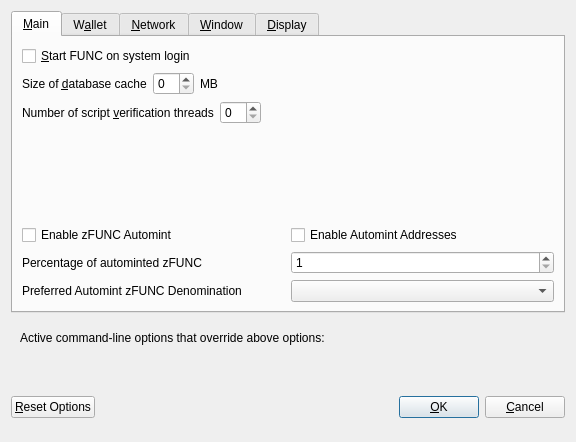
<?xml version="1.0" encoding="UTF-8"?>
<ui version="4.0">
 <class>OptionsDialog</class>
 <widget class="QDialog" name="OptionsDialog">
  <property name="geometry">
   <rect>
    <x>0</x>
    <y>0</y>
    <width>576</width>
    <height>442</height>
   </rect>
  </property>
  <property name="windowTitle">
   <string>Options</string>
  </property>
  <property name="modal">
   <bool>true</bool>
  </property>
  <layout class="QVBoxLayout" name="verticalLayout">
   <item>
    <widget class="QTabWidget" name="tabWidget">
     <property name="currentIndex">
      <number>0</number>
     </property>
     <widget class="QWidget" name="tabMain">
      <attribute name="title">
       <string>&amp;Main</string>
      </attribute>
      <layout class="QVBoxLayout" name="verticalLayout_Main">
       <item>
        <widget class="QCheckBox" name="bitcoinAtStartup">
         <property name="toolTip">
          <string>Automatically start FUNC after logging in to the system.</string>
         </property>
         <property name="text">
          <string>&amp;Start FUNC on system login</string>
         </property>
        </widget>
       </item>
       <item>
        <layout class="QHBoxLayout" name="horizontalLayout_2_Main">
         <item>
          <widget class="QLabel" name="databaseCacheLabel">
           <property name="text">
            <string>Size of &amp;database cache</string>
           </property>
           <property name="textFormat">
            <enum>Qt::PlainText</enum>
           </property>
           <property name="buddy">
            <cstring>databaseCache</cstring>
           </property>
          </widget>
         </item>
         <item>
          <widget class="QSpinBox" name="databaseCache"/>
         </item>
         <item>
          <widget class="QLabel" name="databaseCacheUnitLabel">
           <property name="text">
            <string>MB</string>
           </property>
           <property name="textFormat">
            <enum>Qt::PlainText</enum>
           </property>
          </widget>
         </item>
         <item>
          <spacer name="horizontalSpacer_2_Main">
           <property name="orientation">
            <enum>Qt::Horizontal</enum>
           </property>
           <property name="sizeHint" stdset="0">
            <size>
             <width>40</width>
             <height>20</height>
            </size>
           </property>
          </spacer>
         </item>
        </layout>
       </item>
       <item>
        <layout class="QHBoxLayout" name="horizontalLayout_3_Main">
         <item>
          <widget class="QLabel" name="threadsScriptVerifLabel">
           <property name="text">
            <string>Number of script &amp;verification threads</string>
           </property>
           <property name="textFormat">
            <enum>Qt::PlainText</enum>
           </property>
           <property name="buddy">
            <cstring>threadsScriptVerif</cstring>
           </property>
          </widget>
         </item>
         <item>
          <widget class="QSpinBox" name="threadsScriptVerif">
           <property name="toolTip">
            <string>(0 = auto, &lt;0 = leave that many cores free)</string>
           </property>
          </widget>
         </item>
         <item>
          <spacer name="horizontalSpacer_3_Main">
           <property name="orientation">
            <enum>Qt::Horizontal</enum>
           </property>
           <property name="sizeHint" stdset="0">
            <size>
             <width>40</width>
             <height>20</height>
            </size>
           </property>
          </spacer>
         </item>
        </layout>
       </item>
       <item>
        <spacer name="verticalSpacer_2">
         <property name="orientation">
          <enum>Qt::Vertical</enum>
         </property>
         <property name="sizeHint" stdset="0">
          <size>
           <width>20</width>
           <height>40</height>
          </size>
         </property>
        </spacer>
       </item>
       <item>
        <widget class="QWidget" name="verticalZfuncOptionsWidget" native="true">
         <layout class="QVBoxLayout" name="verticalZfuncOptionsLayout">
          <property name="margin">
           <number>0</number>
          </property>
          <item>
           <layout class="QHBoxLayout" name="horizontalAutomintingLayout">
            <item>
             <widget class="QCheckBox" name="checkBoxZeromintEnable">
              <property name="toolTip">
               <string>Enable automatic minting of FUNC units to zFUNC</string>
              </property>
              <property name="layoutDirection">
               <enum>Qt::LeftToRight</enum>
              </property>
              <property name="text">
               <string>Enable zFUNC Automint</string>
              </property>
             </widget>
            </item>
            <item>
             <widget class="QCheckBox" name="checkBoxZeromintAddresses">
              <property name="toolTip">
               <string>Enable automatic zFUNC minting from specific addresses</string>
              </property>
              <property name="layoutDirection">
               <enum>Qt::LeftToRight</enum>
              </property>
              <property name="text">
               <string>Enable Automint Addresses</string>
              </property>
             </widget>
            </item>
           </layout>
          </item>
          <item>
           <layout class="QHBoxLayout" name="horizontalZmintPercentageLayout">
            <item>
             <widget class="QLabel" name="percentage_label">
              <property name="toolTip">
               <string>Percentage of incoming FUNC which get automatically converted to zFUNC via Zerocoin Protocol (min: 10%)</string>
              </property>
              <property name="text">
               <string>Percentage of autominted zFUNC</string>
              </property>
             </widget>
            </item>
            <item>
             <widget class="QSpinBox" name="zeromintPercentage">
              <property name="minimum">
               <number>1</number>
              </property>
              <property name="maximum">
               <number>100</number>
              </property>
             </widget>
            </item>
           </layout>
          </item>
          <item>
           <layout class="QHBoxLayout" name="horizontalLayout" stretch="0,0">
            <property name="sizeConstraint">
             <enum>QLayout::SetFixedSize</enum>
            </property>
            <item>
             <widget class="QLabel" name="labelPreferredDenom">
              <property name="maximumSize">
               <size>
                <width>16777215</width>
                <height>16777215</height>
               </size>
              </property>
              <property name="toolTip">
               <string>Wait with automatic conversion to Zerocoin until enough FUNC for this denomination is available</string>
              </property>
              <property name="text">
               <string>Preferred Automint zFUNC Denomination</string>
              </property>
             </widget>
            </item>
            <item>
             <widget class="QComboBox" name="preferredDenom">
              <property name="maximumSize">
               <size>
                <width>16777215</width>
                <height>27</height>
               </size>
              </property>
              <property name="toolTip">
               <string>Wait with automatic conversion to Zerocoin until enough FUNC for this denomination is available</string>
              </property>
              <property name="maxVisibleItems">
               <number>9</number>
              </property>
              <property name="maxCount">
               <number>9</number>
              </property>
             </widget>
            </item>
           </layout>
          </item>
         </layout>
        </widget>
       </item>
      </layout>
     </widget>
     <widget class="QWidget" name="tabWallet">
      <attribute name="title">
       <string>W&amp;allet</string>
      </attribute>
      <layout class="QVBoxLayout" name="verticalLayout_Wallet">
       <item>
        <layout class="QHBoxLayout" name="horizontalLayout_2_Wallet">
         <item>
          <widget class="QLabel" name="labelStakeSplitThresholdText">
           <property name="text">
            <string>Stake split threshold:</string>
           </property>
          </widget>
         </item>
         <item>
          <widget class="QSpinBox" name="spinBoxStakeSplitThreshold">
           <property name="minimum">
            <number>1</number>
           </property>
           <property name="maximum">
            <number>999999</number>
           </property>
          </widget>
         </item>
        </layout>
       </item>
       <item>
        <widget class="QGroupBox" name="groupBox">
         <property name="title">
          <string>Expert</string>
         </property>
         <layout class="QVBoxLayout" name="verticalLayout_2">
          <item>
           <widget class="QCheckBox" name="coinControlFeatures">
            <property name="toolTip">
             <string>Whether to show coin control features or not.</string>
            </property>
            <property name="text">
             <string>Enable coin &amp;control features</string>
            </property>
           </widget>
          </item>
          <item>
           <widget class="QCheckBox" name="showMasternodesTab">
            <property name="toolTip">
             <string>Show additional tab listing all your masternodes in first sub-tab&lt;br/&gt;and all masternodes on the network in second sub-tab.</string>
            </property>
            <property name="text">
             <string>Show Masternodes Tab</string>
            </property>
           </widget>
          </item>
          <item>
           <widget class="QCheckBox" name="spendZeroConfChange">
            <property name="toolTip">
             <string>If you disable the spending of unconfirmed change, the change from a transaction&lt;br/&gt;cannot be used until that transaction has at least one confirmation.&lt;br/&gt;This also affects how your balance is computed.</string>
            </property>
            <property name="text">
             <string>&amp;Spend unconfirmed change</string>
            </property>
           </widget>
          </item>
         </layout>
        </widget>
       </item>
       <item>
        <spacer name="verticalSpacer_Wallet">
         <property name="orientation">
          <enum>Qt::Vertical</enum>
         </property>
         <property name="sizeHint" stdset="0">
          <size>
           <width>20</width>
           <height>40</height>
          </size>
         </property>
        </spacer>
       </item>
      </layout>
     </widget>
     <widget class="QWidget" name="tabNetwork">
      <attribute name="title">
       <string>&amp;Network</string>
      </attribute>
      <layout class="QVBoxLayout" name="verticalLayout_Network">
       <item>
        <widget class="QCheckBox" name="mapPortUpnp">
         <property name="toolTip">
          <string>Automatically open the FUNC client port on the router. This only works when your router supports UPnP and it is enabled.</string>
         </property>
         <property name="text">
          <string>Map port using &amp;UPnP</string>
         </property>
        </widget>
       </item>
       <item>
        <widget class="QCheckBox" name="allowIncoming">
         <property name="toolTip">
          <string>Accept connections from outside</string>
         </property>
         <property name="text">
          <string>Allow incoming connections</string>
         </property>
        </widget>
       </item>
       <item>
        <widget class="QCheckBox" name="connectSocks">
         <property name="toolTip">
          <string>Connect to the FUNC network through a SOCKS5 proxy.</string>
         </property>
         <property name="text">
          <string>&amp;Connect through SOCKS5 proxy (default proxy):</string>
         </property>
        </widget>
       </item>
       <item>
        <layout class="QHBoxLayout" name="horizontalLayout_1_Network">
         <item>
          <widget class="QLabel" name="proxyIpLabel">
           <property name="text">
            <string>Proxy &amp;IP:</string>
           </property>
           <property name="textFormat">
            <enum>Qt::PlainText</enum>
           </property>
           <property name="buddy">
            <cstring>proxyIp</cstring>
           </property>
          </widget>
         </item>
         <item>
          <widget class="QValidatedLineEdit" name="proxyIp">
           <property name="minimumSize">
            <size>
             <width>140</width>
             <height>0</height>
            </size>
           </property>
           <property name="maximumSize">
            <size>
             <width>140</width>
             <height>16777215</height>
            </size>
           </property>
           <property name="toolTip">
            <string>IP address of the proxy (e.g. IPv4: 127.0.0.1 / IPv6: ::1)</string>
           </property>
          </widget>
         </item>
         <item>
          <widget class="QLabel" name="proxyPortLabel">
           <property name="text">
            <string>&amp;Port:</string>
           </property>
           <property name="textFormat">
            <enum>Qt::PlainText</enum>
           </property>
           <property name="buddy">
            <cstring>proxyPort</cstring>
           </property>
          </widget>
         </item>
         <item>
          <widget class="QLineEdit" name="proxyPort">
           <property name="minimumSize">
            <size>
             <width>55</width>
             <height>0</height>
            </size>
           </property>
           <property name="maximumSize">
            <size>
             <width>55</width>
             <height>16777215</height>
            </size>
           </property>
           <property name="toolTip">
            <string>Port of the proxy (e.g. 9050)</string>
           </property>
          </widget>
         </item>
         <item>
          <spacer name="horizontalSpacer_1_Network">
           <property name="orientation">
            <enum>Qt::Horizontal</enum>
           </property>
           <property name="sizeHint" stdset="0">
            <size>
             <width>40</width>
             <height>20</height>
            </size>
           </property>
          </spacer>
         </item>
        </layout>
       </item>
       <item>
        <spacer name="verticalSpacer_Network">
         <property name="orientation">
          <enum>Qt::Vertical</enum>
         </property>
         <property name="sizeHint" stdset="0">
          <size>
           <width>20</width>
           <height>40</height>
          </size>
         </property>
        </spacer>
       </item>
      </layout>
     </widget>
     <widget class="QWidget" name="tabWindow">
      <attribute name="title">
       <string>&amp;Window</string>
      </attribute>
      <layout class="QVBoxLayout" name="verticalLayout_Window">
       <item>
        <widget class="QCheckBox" name="minimizeToTray">
         <property name="toolTip">
          <string>Show only a tray icon after minimizing the window.</string>
         </property>
         <property name="text">
          <string>&amp;Minimize to the tray instead of the taskbar</string>
         </property>
        </widget>
       </item>
       <item>
        <widget class="QCheckBox" name="minimizeOnClose">
         <property name="toolTip">
          <string>Minimize instead of exit the application when the window is closed. When this option is enabled, the application will be closed only after selecting Quit in the menu.</string>
         </property>
         <property name="text">
          <string>M&amp;inimize on close</string>
         </property>
        </widget>
       </item>
       <item>
        <spacer name="verticalSpacer_Window">
         <property name="orientation">
          <enum>Qt::Vertical</enum>
         </property>
         <property name="sizeHint" stdset="0">
          <size>
           <width>20</width>
           <height>40</height>
          </size>
         </property>
        </spacer>
       </item>
      </layout>
     </widget>
     <widget class="QWidget" name="tabDisplay">
      <attribute name="title">
       <string>&amp;Display</string>
      </attribute>
      <layout class="QVBoxLayout" name="verticalLayout_Display">
       <item>
        <layout class="QHBoxLayout" name="horizontalLayout_1_Display">
         <item>
          <widget class="QLabel" name="langLabel">
           <property name="text">
            <string>User Interface &amp;language:</string>
           </property>
           <property name="textFormat">
            <enum>Qt::PlainText</enum>
           </property>
           <property name="buddy">
            <cstring>lang</cstring>
           </property>
          </widget>
         </item>
         <item>
          <widget class="QValueComboBox" name="lang">
           <property name="toolTip">
            <string>The user interface language can be set here. This setting will take effect after restarting FUNC.</string>
           </property>
          </widget>
         </item>
        </layout>
       </item>
       <item>
        <widget class="QLabel" name="label_3">
         <property name="toolTip">
          <string notr="true"/>
         </property>
         <property name="statusTip">
          <string notr="true"/>
         </property>
         <property name="whatsThis">
          <string notr="true"/>
         </property>
         <property name="accessibleName">
          <string notr="true"/>
         </property>
         <property name="text">
          <string>Language missing or translation incomplete? Help contributing translations here:
https://www.transifex.com/CryptoDev-Project/CryptoDev-Project-translations</string>
         </property>
         <property name="wordWrap">
          <bool>true</bool>
         </property>
         <property name="openExternalLinks">
          <bool>true</bool>
         </property>
         <property name="textInteractionFlags">
          <set>Qt::TextBrowserInteraction</set>
         </property>
        </widget>
       </item>
       <item>
        <layout class="QHBoxLayout" name="horizontalLayout_2_Display" stretch="0,0">
         <item>
          <widget class="QLabel" name="themeLabel">
           <property name="text">
            <string>User Interface Theme:</string>
           </property>
          </widget>
         </item>
         <item>
          <widget class="QValueComboBox" name="theme"/>
         </item>
        </layout>
       </item>
       <item>
        <widget class="QWidget" name="verticalZfuncDisplayWidget" native="true">
         <layout class="QVBoxLayout" name="verticalZfuncDisplayLayout">
          <property name="margin">
           <number>0</number>
          </property>
          <item>
           <widget class="Line" name="line">
            <property name="orientation">
             <enum>Qt::Horizontal</enum>
            </property>
           </widget>
          </item>
          <item>
           <layout class="QHBoxLayout" name="horizontalLayout_3_Display">
            <item>
             <widget class="QLabel" name="unitLabel">
              <property name="text">
               <string>Unit to show amounts in:</string>
              </property>
              <property name="textFormat">
               <enum>Qt::PlainText</enum>
              </property>
             </widget>
            </item>
            <item>
             <widget class="QValueComboBox" name="unit">
              <property name="toolTip">
               <string>Choose the default subdivision unit to show in the interface and when sending coins.</string>
              </property>
             </widget>
            </item>
           </layout>
          </item>
          <item>
           <layout class="QHBoxLayout" name="horizontalLayout_4_Display">
            <item>
             <widget class="QLabel" name="digitsLabel">
              <property name="text">
               <string>Decimal digits</string>
              </property>
             </widget>
            </item>
            <item>
             <widget class="QValueComboBox" name="digits"/>
            </item>
           </layout>
          </item>
          <item>
           <layout class="QHBoxLayout" name="horizontalLayout_5_Display">
            <item>
             <widget class="QCheckBox" name="checkBoxHideZeroBalances">
              <property name="toolTip">
               <string>Hide empty balances</string>
              </property>
              <property name="layoutDirection">
               <enum>Qt::LeftToRight</enum>
              </property>
              <property name="text">
               <string>Hide empty balances</string>
              </property>
             </widget>
            </item>
            <item>
             <widget class="QCheckBox" name="checkBoxHideOrphans">
              <property name="toolTip">
               <string>Hide orphan stakes in transaction lists</string>
              </property>
              <property name="text">
               <string>Hide orphan stakes</string>
              </property>
             </widget>
            </item>
            <item>
             <spacer name="horizontalSpacer">
              <property name="orientation">
               <enum>Qt::Horizontal</enum>
              </property>
              <property name="sizeHint" stdset="0">
               <size>
                <width>40</width>
                <height>20</height>
               </size>
              </property>
             </spacer>
            </item>
           </layout>
          </item>
          <item>
           <layout class="QHBoxLayout" name="horizontalLayout_6_Display">
            <item>
             <widget class="QLabel" name="thirdPartyTxUrlsLabel">
              <property name="toolTip">
               <string>Third party URLs (e.g. a block explorer) that appear in the transactions tab as context menu items. %s in the URL is replaced by transaction hash. Multiple URLs are separated by vertical bar |.</string>
              </property>
              <property name="text">
               <string>Third party transaction URLs</string>
              </property>
             </widget>
            </item>
            <item>
             <widget class="QLineEdit" name="thirdPartyTxUrls">
              <property name="toolTip">
               <string>Third party URLs (e.g. a block explorer) that appear in the transactions tab as context menu items. %s in the URL is replaced by transaction hash. Multiple URLs are separated by vertical bar |.</string>
              </property>
             </widget>
            </item>
           </layout>
          </item>
         </layout>
        </widget>
       </item>
       <item>
        <spacer name="verticalSpacer">
         <property name="orientation">
          <enum>Qt::Vertical</enum>
         </property>
         <property name="sizeHint" stdset="0">
          <size>
           <width>20</width>
           <height>40</height>
          </size>
         </property>
        </spacer>
       </item>
      </layout>
     </widget>
    </widget>
   </item>
   <item>
    <widget class="QFrame" name="frame">
     <layout class="QVBoxLayout" name="verticalLayout_Bottom">
      <item>
       <layout class="QHBoxLayout" name="horizontalLayout_Bottom">
        <item>
         <widget class="QLabel" name="overriddenByCommandLineInfoLabel">
          <property name="text">
           <string>Active command-line options that override above options:</string>
          </property>
          <property name="textFormat">
           <enum>Qt::PlainText</enum>
          </property>
         </widget>
        </item>
        <item>
         <spacer name="horizontalSpacer_Bottom">
          <property name="orientation">
           <enum>Qt::Horizontal</enum>
          </property>
          <property name="sizeHint" stdset="0">
           <size>
            <width>40</width>
            <height>20</height>
           </size>
          </property>
         </spacer>
        </item>
       </layout>
      </item>
      <item>
       <widget class="QLabel" name="overriddenByCommandLineLabel">
        <property name="text">
         <string/>
        </property>
        <property name="textFormat">
         <enum>Qt::PlainText</enum>
        </property>
        <property name="wordWrap">
         <bool>true</bool>
        </property>
       </widget>
      </item>
     </layout>
    </widget>
   </item>
   <item>
    <layout class="QHBoxLayout" name="horizontalLayout_Buttons">
     <item>
      <widget class="QPushButton" name="resetButton">
       <property name="toolTip">
        <string>Reset all client options to default.</string>
       </property>
       <property name="text">
        <string>&amp;Reset Options</string>
       </property>
       <property name="autoDefault">
        <bool>false</bool>
       </property>
      </widget>
     </item>
     <item>
      <spacer name="horizontalSpacer_1">
       <property name="orientation">
        <enum>Qt::Horizontal</enum>
       </property>
       <property name="sizeHint" stdset="0">
        <size>
         <width>40</width>
         <height>48</height>
        </size>
       </property>
      </spacer>
     </item>
     <item>
      <widget class="QLabel" name="statusLabel">
       <property name="minimumSize">
        <size>
         <width>200</width>
         <height>0</height>
        </size>
       </property>
       <property name="font">
        <font>
         <weight>75</weight>
         <bold>true</bold>
        </font>
       </property>
       <property name="text">
        <string/>
       </property>
       <property name="textFormat">
        <enum>Qt::PlainText</enum>
       </property>
       <property name="wordWrap">
        <bool>true</bool>
       </property>
      </widget>
     </item>
     <item>
      <spacer name="horizontalSpacer_2">
       <property name="orientation">
        <enum>Qt::Horizontal</enum>
       </property>
       <property name="sizeHint" stdset="0">
        <size>
         <width>40</width>
         <height>48</height>
        </size>
       </property>
      </spacer>
     </item>
     <item>
      <widget class="QPushButton" name="okButton">
       <property name="text">
        <string>&amp;OK</string>
       </property>
       <property name="autoDefault">
        <bool>false</bool>
       </property>
       <property name="default">
        <bool>true</bool>
       </property>
      </widget>
     </item>
     <item>
      <widget class="QPushButton" name="cancelButton">
       <property name="text">
        <string>&amp;Cancel</string>
       </property>
       <property name="autoDefault">
        <bool>false</bool>
       </property>
      </widget>
     </item>
    </layout>
   </item>
  </layout>
 </widget>
 <customwidgets>
  <customwidget>
   <class>QValidatedLineEdit</class>
   <extends>QLineEdit</extends>
   <header>qvalidatedlineedit.h</header>
  </customwidget>
  <customwidget>
   <class>QValueComboBox</class>
   <extends>QComboBox</extends>
   <header>qvaluecombobox.h</header>
  </customwidget>
 </customwidgets>
 <resources/>
 <connections/>
</ui>
